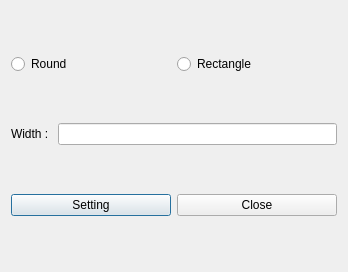
<?xml version="1.0" encoding="UTF-8"?>
<ui version="4.0">
 <class>CAddLineDialog</class>
 <widget class="QDialog" name="CAddLineDialog">
  <property name="geometry">
   <rect>
    <x>0</x>
    <y>0</y>
    <width>348</width>
    <height>272</height>
   </rect>
  </property>
  <property name="windowTitle">
   <string>Dialog</string>
  </property>
  <layout class="QVBoxLayout" name="verticalLayout_2">
   <item>
    <layout class="QHBoxLayout" name="horizontalLayout_4">
     <item>
      <widget class="QRadioButton" name="round_radio_btn">
       <property name="text">
        <string>Round</string>
       </property>
      </widget>
     </item>
     <item>
      <widget class="QRadioButton" name="rect_radio_btn">
       <property name="text">
        <string>Rectangle</string>
       </property>
      </widget>
     </item>
    </layout>
   </item>
   <item>
    <layout class="QVBoxLayout" name="verticalLayout">
     <item>
      <layout class="QHBoxLayout" name="horizontalLayout">
       <item>
        <widget class="QLabel" name="width_lbl">
         <property name="text">
          <string>Width : </string>
         </property>
        </widget>
       </item>
       <item>
        <widget class="QLineEdit" name="width_line_edit"/>
       </item>
      </layout>
     </item>
    </layout>
   </item>
   <item>
    <layout class="QHBoxLayout" name="horizontalLayout_6">
     <item>
      <widget class="QPushButton" name="setting_btn">
       <property name="text">
        <string>Setting</string>
       </property>
      </widget>
     </item>
     <item>
      <widget class="QPushButton" name="close_btn">
       <property name="text">
        <string>Close</string>
       </property>
      </widget>
     </item>
    </layout>
   </item>
  </layout>
 </widget>
 <resources/>
 <connections/>
</ui>
